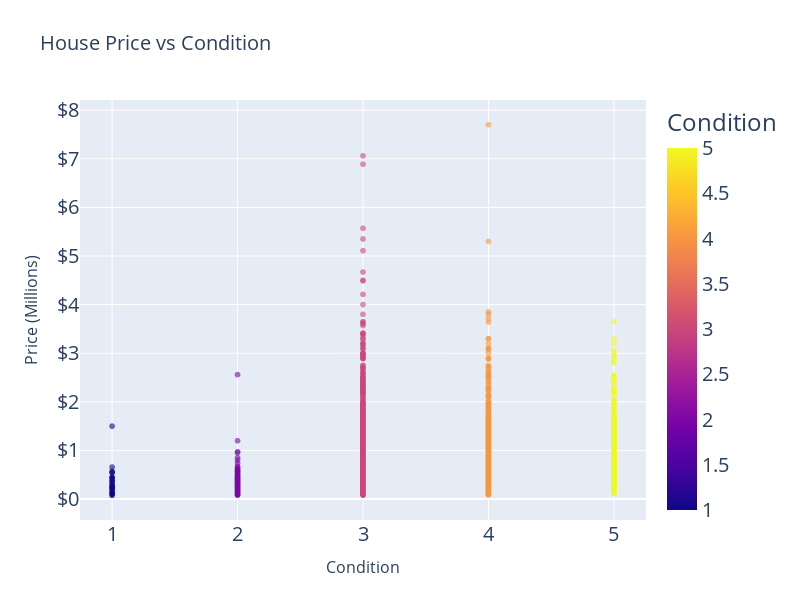

Write notebook code for a chart like this one.
### Code cell
import plotly.express as px

# creating an extra column in millions
agent_df['price_millions'] = agent_df['price'] / 1_000_000

fig = px.scatter(
    agent_df,
    x='condition',
    y='price_millions',
    color='condition',
    opacity=0.6,
    labels={
        'condition': 'Condition',
        'price_millions': 'Price (Millions)'
    },
    title='House Price vs Condition',
    height=600,
    width=800
)

# fontsize
fig.update_layout(
    font=dict(size=20),
    title_font=dict(size=20),
    xaxis_tickmode='array',
    xaxis_tickvals=[1, 2, 3, 4, 5],
    xaxis_title_font=dict(size=16),
    yaxis_title_font=dict(size=16)
)

# format
fig.update_yaxes(
    tickformat=".0f",
    tickprefix="$"
)

fig.show()

### Figure 1 — Plotly figure (JSON) as saved in the notebook; plotly's stock layout.template omitted (floating-point values rounded to 4 significant figures; data arrays with more than 128 entries replaced by an {"elided": "..."} marker saying what was removed)
{"data": [{"hovertemplate": "Condition=%{marker.color}<br>Price (Millions)=%{y}<extra></extra>", "legendgroup": "", "marker": {"color": {"elided": "21597 int values"}, "coloraxis": "coloraxis", "opacity": 0.6, "symbol": "circle"}, "mode": "markers", "name": "", "showlegend": false, "type": "scattergl", "x": {"elided": "21597 int values"}, "xaxis": "x", "y": {"elided": "21597 float values"}, "yaxis": "y"}], "layout": {"coloraxis": {"colorbar": {"title": {"text": "Condition"}}, "colorscale": [[0, "#0d0887"], [0.1111, "#46039f"], [0.2222, "#7201a8"], [0.3333, "#9c179e"], [0.4444, "#bd3786"], [0.5556, "#d8576b"], [0.6667, "#ed7953"], [0.7778, "#fb9f3a"], [0.8889, "#fdca26"], [1, "#f0f921"]]}, "font": {"size": 20}, "height": 600, "legend": {"tracegroupgap": 0}, "title": {"font": {"size": 20}, "text": "House Price vs Condition"}, "width": 800, "xaxis": {"anchor": "y", "domain": [0, 1], "tickmode": "array", "tickvals": [1, 2, 3, 4, 5], "title": {"font": {"size": 16}, "text": "Condition"}}, "yaxis": {"anchor": "x", "domain": [0, 1], "tickformat": ".0f", "tickprefix": "$", "title": {"font": {"size": 16}, "text": "Price (Millions)"}}}}
